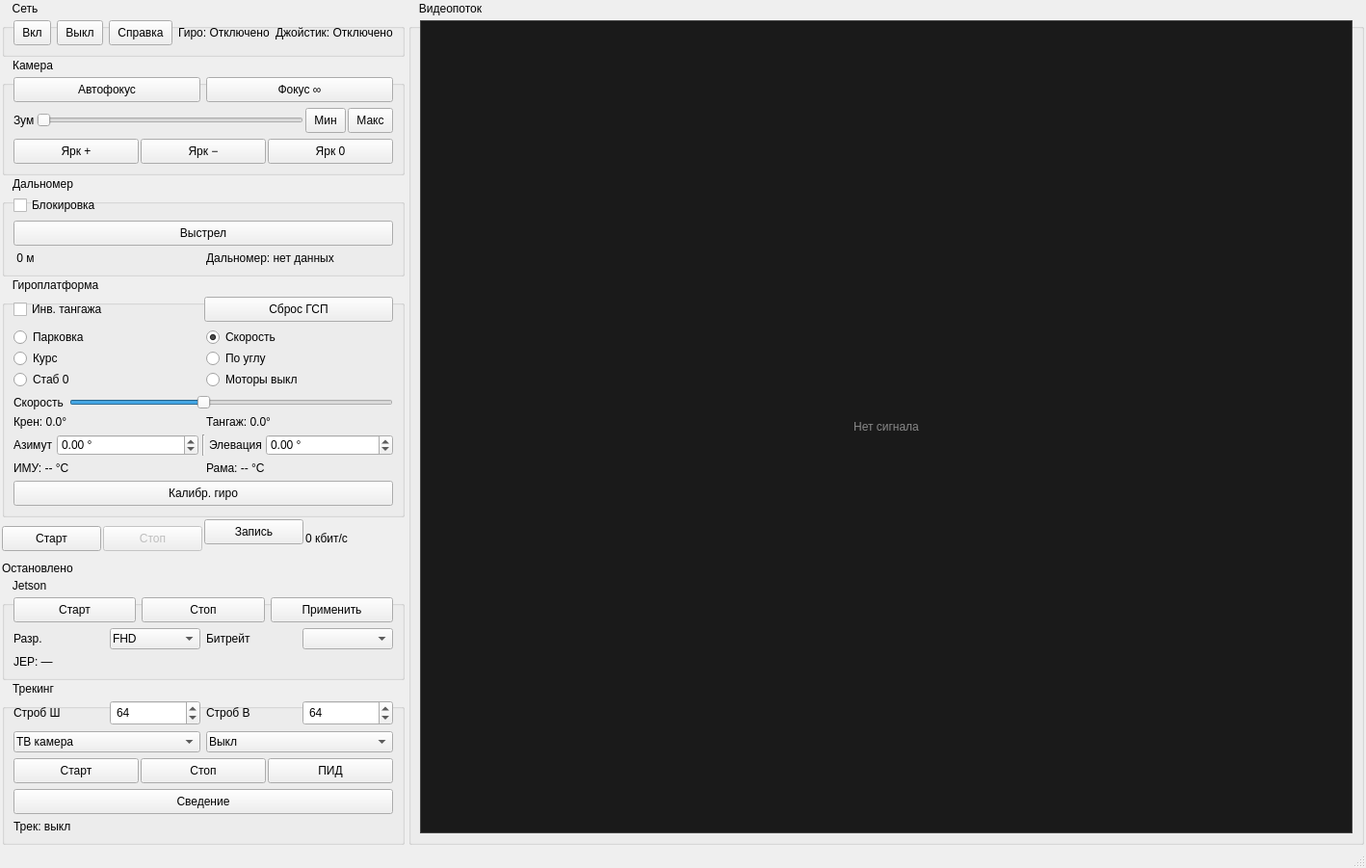
<?xml version="1.0" encoding="UTF-8"?>
<ui version="4.0">
 <class>MainWindow</class>
 <widget class="QMainWindow" name="MainWindow">
  <property name="geometry">
   <rect>
    <x>0</x>
    <y>0</y>
    <width>1418</width>
    <height>901</height>
   </rect>
  </property>
  <property name="windowTitle">
   <string>Панель управления ГСП</string>
  </property>
  <property name="styleSheet">
   <string notr="true">QGroupBox { font-size: 9pt; margin-top: 8px; padding: 1px 2px 2px 2px; }
QGroupBox::title { subcontrol-origin: margin; left: 6px; padding: 0 3px; }
QPushButton { padding: 2px 8px; min-height: 20px; font-size: 9pt; }
QRadioButton, QCheckBox, QLabel { font-size: 9pt; }
QSpinBox, QComboBox { min-height: 20px; font-size: 9pt; padding: 0 2px; }</string>
  </property>
  <widget class="QWidget" name="centralwidget">
   <layout class="QVBoxLayout" name="verticalLayout">
    <property name="spacing">
     <number>2</number>
    </property>
    <property name="leftMargin">
     <number>2</number>
    </property>
    <property name="topMargin">
     <number>2</number>
    </property>
    <property name="rightMargin">
     <number>2</number>
    </property>
    <property name="bottomMargin">
     <number>2</number>
    </property>
    <item>
     <layout class="QHBoxLayout" name="horizontalLayout_7" stretch="0,1">
      <property name="spacing">
       <number>4</number>
      </property>
      <item>
       <layout class="QVBoxLayout" name="verticalLayout_4">
        <property name="spacing">
         <number>2</number>
        </property>
        <property name="leftMargin">
         <number>0</number>
        </property>
        <property name="topMargin">
         <number>0</number>
        </property>
        <property name="rightMargin">
         <number>0</number>
        </property>
        <property name="bottomMargin">
         <number>0</number>
        </property>
        <item>
         <widget class="QGroupBox" name="groupNetwork">
          <property name="maximumWidth">
           <number>270</number>
          </property>
          <property name="enabled">
           <bool>true</bool>
          </property>
          <property name="title">
           <string>Сеть</string>
          </property>
          <layout class="QHBoxLayout" name="horizontalLayout">
           <item>
            <widget class="QPushButton" name="btnConnect">
             <property name="text">
              <string>Вкл</string>
             </property>
             <property name="toolTip">
              <string>Подключить</string>
             </property>
            </widget>
           </item>
           <item>
            <widget class="QPushButton" name="btnDisconnect">
             <property name="text">
              <string>Выкл</string>
             </property>
             <property name="toolTip">
              <string>Отключить</string>
             </property>
            </widget>
           </item>
           <item>
            <widget class="QPushButton" name="btnHelp">
             <property name="text">
              <string>Справка</string>
             </property>
             <property name="toolTip">
              <string>Клавиши клавиатуры и действия</string>
             </property>
            </widget>
           </item>
           <item>
            <widget class="QLabel" name="labelGyroStatus">
             <property name="text">
              <string>Гиро: Отключено</string>
             </property>
            </widget>
           </item>
           <item>
            <widget class="QLabel" name="labelJoystickStatus">
             <property name="text">
              <string>Джойстик: Отключено</string>
             </property>
            </widget>
           </item>
          </layout>
         </widget>
        </item>
        <item>
         <widget class="QGroupBox" name="groupCamera">
          <property name="maximumWidth">
           <number>270</number>
          </property>
          <property name="title">
           <string>Камера</string>
          </property>
          <layout class="QHBoxLayout" name="horizontalLayout_2">
           <item>
            <layout class="QVBoxLayout" name="verticalLayout_3">
             <item>
              <layout class="QHBoxLayout" name="horizontalLayout_4">
               <item>
                <widget class="QPushButton" name="btnAutofocus">
                 <property name="text">
                  <string>Автофокус</string>
                 </property>
                </widget>
               </item>
               <item>
                <widget class="QPushButton" name="btnFocusInf">
                 <property name="text">
                  <string>Фокус ∞</string>
                 </property>
                </widget>
               </item>
              </layout>
             </item>
             <item>
              <layout class="QHBoxLayout" name="horizontalLayout_5">
               <property name="spacing">
                <number>2</number>
               </property>
               <item>
                <widget class="QLabel" name="zoomVal">
                 <property name="text">
                  <string>Зум</string>
                 </property>
                </widget>
               </item>
               <item>
                <widget class="QSlider" name="sliderZoom">
                 <property name="orientation">
                  <enum>Qt::Horizontal</enum>
                 </property>
                 <property name="minimum">
                  <number>0</number>
                 </property>
                 <property name="maximum">
                  <number>16384</number>
                 </property>
                 <property name="value">
                  <number>0</number>
                 </property>
                 <property name="toolTip">
                  <string>Положение зума (0 = широкий, 16384 = максимальный)</string>
                 </property>
                </widget>
               </item>
               <item>
                <widget class="QPushButton" name="zoom_prev">
                 <property name="text">
                  <string>Мин</string>
                 </property>
                </widget>
               </item>
               <item>
                <widget class="QPushButton" name="zoom_next">
                 <property name="text">
                  <string>Макс</string>
                 </property>
                </widget>
               </item>
              </layout>
             </item>
             <item>
              <layout class="QHBoxLayout" name="horizontalLayoutBright">
               <property name="spacing">
                <number>2</number>
               </property>
               <item>
                <widget class="QPushButton" name="BrIghtUP">
                 <property name="text">
                  <string>Ярк +</string>
                 </property>
                </widget>
               </item>
               <item>
                <widget class="QPushButton" name="BrightDW">
                 <property name="text">
                  <string>Ярк −</string>
                 </property>
                </widget>
               </item>
               <item>
                <widget class="QPushButton" name="BrightReset">
                 <property name="text">
                  <string>Ярк 0</string>
                 </property>
                 <property name="toolTip">
                  <string>Яркость ТВ-камеры в значение по умолчанию</string>
                 </property>
                </widget>
               </item>
              </layout>
             </item>
            </layout>
           </item>
          </layout>
         </widget>
        </item>
        <item>
         <widget class="QGroupBox" name="groupRangefinder">
          <property name="maximumWidth">
           <number>270</number>
          </property>
          <property name="title">
           <string>Дальномер</string>
          </property>
          <layout class="QHBoxLayout" name="horizontalLayout_3">
           <item>
            <layout class="QVBoxLayout" name="verticalLayout_2">
             <item>
              <widget class="QCheckBox" name="checkSafety">
               <property name="text">
                <string>Блокировка</string>
               </property>
               <property name="checked">
                <bool>false</bool>
               </property>
              </widget>
             </item>
             <item>
              <widget class="QPushButton" name="btnShoot">
               <property name="text">
                <string>Выстрел</string>
               </property>
              </widget>
             </item>
             <item>
              <layout class="QHBoxLayout" name="horizontalLayout_6">
               <item>
                <widget class="QLabel" name="ldDistance">
                 <property name="text">
                  <string> 0 м</string>
                 </property>
                </widget>
               </item>
               <item>
                <widget class="QLabel" name="Ld_status">
                 <property name="text">
                  <string>Дальномер: нет данных</string>
                 </property>
                 <property name="wordWrap">
                  <bool>true</bool>
                 </property>
                </widget>
               </item>
              </layout>
             </item>
            </layout>
           </item>
          </layout>
         </widget>
        </item>
        <item>
         <widget class="QGroupBox" name="groupGyro">
          <property name="maximumWidth">
           <number>270</number>
          </property>
          <property name="title">
           <string>Гироплатформа</string>
          </property>
          <layout class="QGridLayout" name="gridLayout">
           <item row="3" column="0" colspan="4">
            <layout class="QHBoxLayout" name="horizontalLayoutMultiplier">
             <item>
              <widget class="QLabel" name="labelMultiplier">
               <property name="text">
                <string>Скорость</string>
               </property>
              </widget>
             </item>
             <item>
              <widget class="QSlider" name="spinSpeedMultiplier">
               <property name="minimum">
                <number>1</number>
               </property>
               <property name="maximum">
                <number>35</number>
               </property>
               <property name="singleStep">
                <number>1</number>
               </property>
               <property name="pageStep">
                <number>1</number>
               </property>
               <property name="value">
                <number>15</number>
               </property>
               <property name="orientation">
                <enum>Qt::Orientation::Horizontal</enum>
               </property>
              </widget>
             </item>
            </layout>
           </item>
           <item row="6" column="0" colspan="4">
            <layout class="QHBoxLayout" name="horizontalLayoutTemp">
             <item>
              <widget class="QLabel" name="labelImuTemp">
               <property name="text">
                <string>ИМУ: -- °C</string>
               </property>
              </widget>
             </item>
             <item>
              <widget class="QLabel" name="labelFrameImuTemp">
               <property name="text">
                <string>Рама: -- °C</string>
               </property>
              </widget>
             </item>
            </layout>
           </item>
           <item row="1" column="0" colspan="4">
            <layout class="QHBoxLayout" name="horizontalLayoutGyroTools">
             <property name="spacing">
              <number>2</number>
             </property>
             <item>
              <widget class="QCheckBox" name="checkInvertPitch">
               <property name="text">
                <string>Инв. тангажа</string>
               </property>
               <property name="checked">
                <bool>false</bool>
               </property>
              </widget>
             </item>
             <item>
              <widget class="QPushButton" name="btnGyroReset">
               <property name="text">
                <string>Сброс ГСП</string>
               </property>
              </widget>
             </item>
            </layout>
           </item>
           <item row="7" column="0" colspan="4">
            <widget class="QPushButton" name="btnGyroTempCalib">
             <property name="text">
              <string>Калибр. гиро</string>
             </property>
             <property name="toolTip">
              <string>CMD_CALIB_GYRO #105, ACTION=3 — температурная калибровка гироскопа</string>
             </property>
            </widget>
           </item>
           <item row="5" column="0" colspan="4">
            <layout class="QHBoxLayout" name="horizontalLayoutAngle">
             <property name="spacing">
              <number>4</number>
             </property>
             <item>
              <layout class="QHBoxLayout" name="horizontalLayoutAz">
               <property name="spacing">
                <number>4</number>
               </property>
               <item>
                <widget class="QLabel" name="labelAngleAz">
                 <property name="sizePolicy">
                  <sizepolicy hsizetype="Maximum" vsizetype="Preferred">
                   <horstretch>0</horstretch>
                   <verstretch>0</verstretch>
                  </sizepolicy>
                 </property>
                 <property name="text">
                  <string>Азимут</string>
                 </property>
                </widget>
               </item>
               <item>
                <widget class="QDoubleSpinBox" name="spinAngleAz">
                 <property name="keyboardTracking">
                  <bool>false</bool>
                 </property>
                 <property name="suffix">
                  <string> °</string>
                 </property>
                 <property name="decimals">
                  <number>2</number>
                 </property>
                 <property name="minimum">
                  <double>-180.000000000000000</double>
                 </property>
                 <property name="maximum">
                  <double>180.000000000000000</double>
                 </property>
                 <property name="singleStep">
                  <double>0.100000000000000</double>
                 </property>
                </widget>
               </item>
              </layout>
             </item>
             <item>
              <widget class="QFrame" name="lineAngleAzEl">
               <property name="frameShape">
                <enum>QFrame::Shape::VLine</enum>
               </property>
               <property name="frameShadow">
                <enum>QFrame::Shadow::Sunken</enum>
               </property>
              </widget>
             </item>
             <item>
              <layout class="QHBoxLayout" name="horizontalLayoutEl">
               <property name="spacing">
                <number>4</number>
               </property>
               <item>
                <widget class="QLabel" name="labelAngleEl">
                 <property name="sizePolicy">
                  <sizepolicy hsizetype="Maximum" vsizetype="Preferred">
                   <horstretch>0</horstretch>
                   <verstretch>0</verstretch>
                  </sizepolicy>
                 </property>
                 <property name="text">
                  <string>Элевация</string>
                 </property>
                </widget>
               </item>
               <item>
                <widget class="QDoubleSpinBox" name="spinAngleEl">
                 <property name="keyboardTracking">
                  <bool>false</bool>
                 </property>
                 <property name="suffix">
                  <string> °</string>
                 </property>
                 <property name="decimals">
                  <number>2</number>
                 </property>
                 <property name="minimum">
                  <double>-90.000000000000000</double>
                 </property>
                 <property name="maximum">
                  <double>90.000000000000000</double>
                 </property>
                 <property name="singleStep">
                  <double>0.100000000000000</double>
                 </property>
                </widget>
               </item>
              </layout>
             </item>
            </layout>
           </item>
           <item row="2" column="0" colspan="4">
            <layout class="QGridLayout" name="gridLayoutMode">
             <property name="horizontalSpacing">
              <number>6</number>
             </property>
             <property name="verticalSpacing">
              <number>2</number>
             </property>
             <item row="0" column="0">
              <widget class="QRadioButton" name="radioZeroMode">
               <property name="text">
                <string>Парковка</string>
               </property>
               <property name="checked">
                <bool>false</bool>
               </property>
              </widget>
             </item>
             <item row="0" column="1">
              <widget class="QRadioButton" name="radioSpeedMode">
               <property name="text">
                <string>Скорость</string>
               </property>
               <property name="checked">
                <bool>true</bool>
               </property>
              </widget>
             </item>
             <item row="1" column="0">
              <widget class="QRadioButton" name="radioHeadingMode">
               <property name="text">
                <string>Курс</string>
               </property>
               <property name="checked">
                <bool>false</bool>
               </property>
              </widget>
             </item>
             <item row="1" column="1">
              <widget class="QRadioButton" name="radioAngleMode">
               <property name="text">
                <string>По углу</string>
               </property>
               <property name="checked">
                <bool>false</bool>
               </property>
              </widget>
             </item>
             <item row="2" column="0">
              <widget class="QRadioButton" name="radioStabNull">
               <property name="text">
                <string>Стаб 0</string>
               </property>
               <property name="checked">
                <bool>false</bool>
               </property>
              </widget>
             </item>
             <item row="2" column="1">
              <widget class="QRadioButton" name="radioMotorsOff">
               <property name="text">
                <string>Моторы выкл</string>
               </property>
               <property name="checked">
                <bool>false</bool>
               </property>
              </widget>
             </item>
            </layout>
           </item>
           <item row="4" column="2">
            <widget class="QLabel" name="labelPitch">
             <property name="text">
              <string>Тангаж: 0.0°</string>
             </property>
            </widget>
           </item>
           <item row="4" column="0">
            <widget class="QLabel" name="labelRoll">
             <property name="text">
              <string>Крен: 0.0°</string>
             </property>
            </widget>
           </item>
          </layout>
         </widget>
        </item>
        <item>
         <layout class="QHBoxLayout" name="videoBtnLayout">
          <property name="spacing">
           <number>2</number>
          </property>
          <item>
           <widget class="QPushButton" name="btnVideoStart">
            <property name="text">
             <string>Старт</string>
            </property>
           </widget>
          </item>
          <item>
           <widget class="QPushButton" name="btnVideoStop">
            <property name="enabled">
             <bool>false</bool>
            </property>
            <property name="text">
             <string>Стоп</string>
            </property>
           </widget>
          </item>
          <item>
           <layout class="QVBoxLayout" name="recordLayout">
            <property name="spacing">
             <number>0</number>
            </property>
            <item>
             <widget class="QPushButton" name="btnRecord">
              <property name="checkable">
               <bool>true</bool>
              </property>
              <property name="text">
               <string>Запись</string>
              </property>
              <property name="toolTip">
               <string>Запись входящего H.264 в файлы по 1 ГБ</string>
              </property>
             </widget>
            </item>
            <item>
             <widget class="QLabel" name="labelRecord">
              <property name="text">
               <string></string>
              </property>
              <property name="wordWrap">
               <bool>true</bool>
              </property>
              <property name="alignment">
               <set>Qt::AlignHCenter|Qt::AlignTop</set>
              </property>
              <property name="maximumWidth">
               <number>72</number>
              </property>
             </widget>
            </item>
           </layout>
          </item>
          <item>
           <widget class="QLabel" name="labelVideoRate">
            <property name="text">
             <string>0 кбит/с</string>
            </property>
            <property name="toolTip">
             <string>Скорость входящего UDP-потока видео, кбит/с</string>
            </property>
           </widget>
          </item>
         </layout>
        </item>
        <item>
         <layout class="QHBoxLayout" name="videoStatusLayout">
          <property name="spacing">
           <number>8</number>
          </property>
          <item>
           <widget class="QLabel" name="labelVideoStatus">
            <property name="text">
             <string>Остановлено</string>
            </property>
            <property name="wordWrap">
             <bool>true</bool>
            </property>
            <property name="maximumWidth">
             <number>160</number>
            </property>
           </widget>
          </item>
          <item>
           <widget class="QLabel" name="labelVideoFps">
            <property name="text">
             <string></string>
            </property>
            <property name="wordWrap">
             <bool>true</bool>
            </property>
            <property name="maximumWidth">
             <number>80</number>
            </property>
           </widget>
          </item>
         </layout>
        </item>
        <item>
         <widget class="QGroupBox" name="groupJetson">
          <property name="maximumWidth">
           <number>270</number>
          </property>
          <property name="title">
           <string>Jetson</string>
          </property>
          <layout class="QVBoxLayout" name="verticalLayoutJetson">
           <item>
            <layout class="QHBoxLayout" name="horizontalLayoutJetsonBtns">
             <item>
              <widget class="QPushButton" name="btnJetsonPlay">
               <property name="text">
                <string>Старт</string>
               </property>
               <property name="toolTip">
                <string>Воспроизвести поток</string>
               </property>
              </widget>
             </item>
             <item>
              <widget class="QPushButton" name="btnJetsonStop">
               <property name="text">
                <string>Стоп</string>
               </property>
               <property name="toolTip">
                <string>Остановить поток</string>
               </property>
              </widget>
             </item>
             <item>
              <widget class="QPushButton" name="btnJetsonSet">
               <property name="text">
                <string>Применить</string>
               </property>
              </widget>
             </item>
            </layout>
           </item>
           <item>
            <layout class="QHBoxLayout" name="horizontalLayoutJetsonSet">
             <item>
              <widget class="QLabel" name="labelResolut">
               <property name="text">
                <string>Разр.</string>
               </property>
              </widget>
             </item>
             <item>
              <widget class="QComboBox" name="comboResolut">
               <property name="currentIndex">
                <number>0</number>
               </property>
               <item>
                <property name="text">
                 <string>FHD</string>
                </property>
               </item>
               <item>
                <property name="text">
                 <string>HD</string>
                </property>
               </item>
               <item>
                <property name="text">
                 <string>SD</string>
                </property>
               </item>
              </widget>
             </item>
             <item>
              <widget class="QLabel" name="labelBitrate">
               <property name="text">
                <string>Битрейт</string>
               </property>
              </widget>
             </item>
             <item>
              <widget class="QComboBox" name="comboBitrate">
               <property name="toolTip">
                <string>Битрейт видеопотока, Мбит/с</string>
               </property>
              </widget>
             </item>
            </layout>
           </item>
           <item>
            <widget class="QLabel" name="labelJetsonStatus">
             <property name="text">
              <string>JEP: —</string>
             </property>
            </widget>
           </item>
          </layout>
         </widget>
        </item>
        <item>
         <widget class="QGroupBox" name="groupTracking">
          <property name="maximumWidth">
           <number>270</number>
          </property>
          <property name="title">
           <string>Трекинг</string>
          </property>
          <layout class="QVBoxLayout" name="verticalLayoutTrack">
           <item>
            <layout class="QHBoxLayout" name="horizontalLayoutStrobe">
             <item>
              <widget class="QLabel" name="labelStrobeW">
               <property name="text">
                <string>Строб Ш</string>
               </property>
              </widget>
             </item>
             <item>
              <widget class="QSpinBox" name="spinStrobeW">
               <property name="minimum">
                <number>8</number>
               </property>
               <property name="maximum">
                <number>4096</number>
               </property>
               <property name="value">
                <number>64</number>
               </property>
              </widget>
             </item>
             <item>
              <widget class="QLabel" name="labelStrobeH">
               <property name="text">
                <string>Строб В</string>
               </property>
              </widget>
             </item>
             <item>
              <widget class="QSpinBox" name="spinStrobeH">
               <property name="minimum">
                <number>8</number>
               </property>
               <property name="maximum">
                <number>4096</number>
               </property>
               <property name="value">
                <number>64</number>
               </property>
              </widget>
             </item>
            </layout>
           </item>
           <item>
            <layout class="QHBoxLayout" name="horizontalLayoutTrackMode">
             <item>
              <widget class="QComboBox" name="comboVideoChannel">
               <item>
                <property name="text">
                 <string>ТВ камера</string>
                </property>
               </item>
               <item>
                <property name="text">
                 <string>Тепловизор</string>
                </property>
               </item>
              </widget>
             </item>
             <item>
              <widget class="QComboBox" name="comboTrackCmd">
               <item>
                <property name="text">
                 <string>Выкл</string>
                </property>
               </item>
               <item>
                <property name="text">
                 <string>Трек + ГСП</string>
                </property>
               </item>
               <item>
                <property name="text">
                 <string>Только трек</string>
                </property>
               </item>
              </widget>
             </item>
            </layout>
           </item>
           <item>
            <layout class="QHBoxLayout" name="horizontalLayoutTrackBtns">
             <property name="spacing">
              <number>2</number>
             </property>
             <item>
              <widget class="QPushButton" name="btnTrackStart">
               <property name="text">
                <string>Старт</string>
               </property>
              </widget>
             </item>
             <item>
              <widget class="QPushButton" name="btnTrackStop">
               <property name="text">
                <string>Стоп</string>
               </property>
              </widget>
             </item>
             <item>
              <widget class="QPushButton" name="btnPidSettings">
               <property name="text">
                <string>ПИД</string>
               </property>
              </widget>
             </item>
            </layout>
           </item>
           <item>
            <widget class="QPushButton" name="btnConverge">
             <property name="text">
              <string>Сведение</string>
             </property>
             <property name="toolTip">
              <string>Удерживайте: строб сдвигается к центру текущего кадра</string>
             </property>
            </widget>
           </item>
           <item>
            <widget class="QLabel" name="labelTrackStatus">
             <property name="text">
              <string>Трек: выкл</string>
             </property>
            </widget>
           </item>
          </layout>
         </widget>
        </item>
       </layout>
      </item>
      <item>
       <widget class="QGroupBox" name="groupVideo">
        <property name="sizePolicy">
         <sizepolicy hsizetype="Expanding" vsizetype="Expanding">
          <horstretch>1</horstretch>
          <verstretch>1</verstretch>
         </sizepolicy>
        </property>
        <property name="title">
         <string>Видеопоток</string>
        </property>
        <layout class="QVBoxLayout" name="videoVLayout">
         <item>
          <widget class="QLabel" name="videoLabel">
           <property name="sizePolicy">
            <sizepolicy hsizetype="Expanding" vsizetype="Expanding">
             <horstretch>1</horstretch>
             <verstretch>1</verstretch>
            </sizepolicy>
           </property>
           <property name="minimumSize">
            <size>
             <width>480</width>
             <height>270</height>
            </size>
           </property>
           <property name="styleSheet">
            <string notr="true">background-color: #1a1a1a; color: #888; border: 1px solid #444;</string>
           </property>
           <property name="text">
            <string>Нет сигнала</string>
           </property>
           <property name="scaledContents">
            <bool>false</bool>
           </property>
           <property name="alignment">
            <set>Qt::AlignmentFlag::AlignCenter</set>
           </property>
          </widget>
         </item>
        </layout>
       </widget>
      </item>
     </layout>
    </item>
   </layout>
  </widget>
  <widget class="QStatusBar" name="statusBar"/>
 </widget>
 <resources/>
 <connections/>
</ui>
